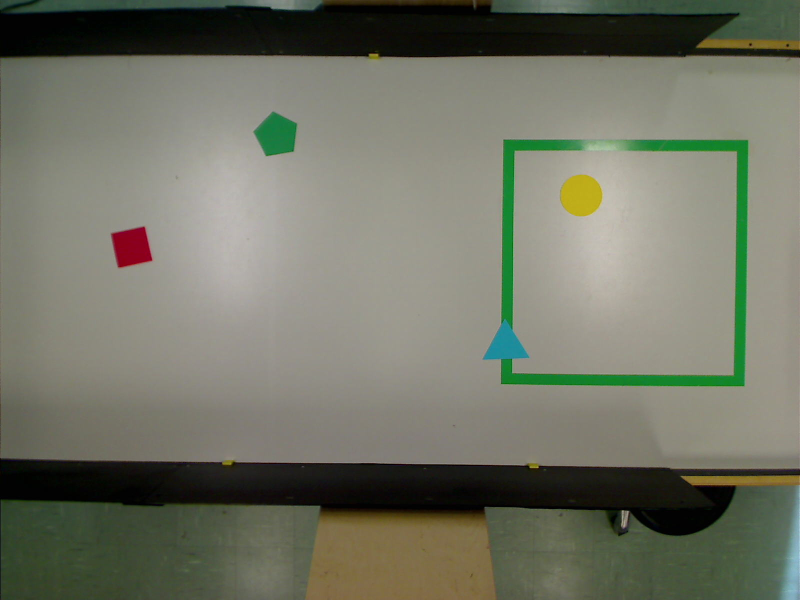
#> input picture glo/codeReconnaissanceFigures/Image/table2/trajet2.png, 1600 x 1200 px (shown at 1/2 size)
$ python main.py   (older library calls are emulated)
#> lines starting #> are read from the running program, lines starting #| are printed output that depends on the picture; after the words box and inside, x2 and y2 are one past the last pixel; in counts of white or black regions, pixels touching at a corner belong together
### glo/codeReconnaissanceFigures/AnalyseImageWorld.py
# import the necessary packages
import numpy as np
import cv2
from ElementCartographique import ElementCartographique
from Tresor import Tresor
from Ile import Ile
from DetectionIles import DetectionIles


class AnalyseImageWorld(object):
    def __init__(self):
        # self.imageCamera = cv2.imread('Image/test_imageTresor.png')
        self.elementsCartographiques = []
        self.tresorIdentifies = []
        self.chargerImage('Image/table2/trajet2.png')
        self.resolution = (1200, 1600)
        self.recadrerImage()
        self.estomperImage()

    def chargerImage(self, url):
        """
        Changement de l'image a traiter
        :param url: Le lien de l'image a charger dans le systeme de traitement
        """
#> called with url = 'Image/table2/trajet2.png'

        self.imageCamera = cv2.imread(url)
#> self.imageCamera is the input picture: shape (1200, 1600, 3); mean B, G, R 100.7, 115.5, 113.1

    def recadrerImage(self):
        """
        Recadrage de l'image pour supprimer les zones inutiles qui se trouvent hors de la table
        """

        # Hardcodage du crop
        # TODO: a verifier sur toute les tables
        crop = self.imageCamera[100:950, 0:1600]
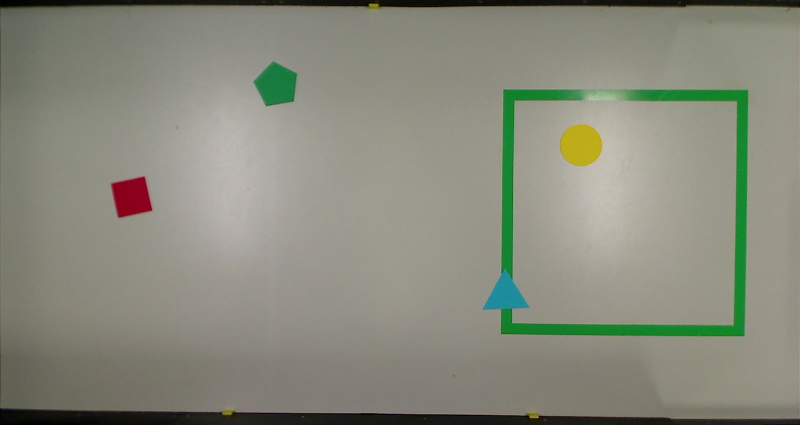
#> crop: shape (850, 1600, 3) (shown at 1/2 size); mean B, G, R 124.3, 138.1, 136.5
        cv2.imwrite('Cropped.png', crop)
        self.imageCamera = cv2.imread('Cropped.png')

    def estomperImage(self):
        """
        On effectue un leger estompement de l'image afin de minimiser la fluctuation des pixels
        """

        blur = cv2.GaussianBlur(self.imageCamera, (5, 5), 0)
        cv2.imwrite('Cropped.png', blur)
        self.imageCamera = cv2.imread('Cropped.png')

    # [26 lines left out: functions trouverCentreForme, identifierForme, not called in this run]

    def trouverElementCartographiques(self):
        """
        Appelle toutes les fonctions de traitement visuel afin de trouver tous les elements
        """

        # cv2.imshow("Image", self.imageCamera)
        self.detectionIles = DetectionIles(self.imageCamera)
        self.detectionIles.definirFormesConnues()
        self.detectionIles.detecterIles()
        self.detectionIles.detecterTresor()

        self.ilesIdentifiees = self.detectionIles.getIlesIdentifiees()
        self.tresorIdentifies = self.detectionIles.getTresorsIdentifies()

        #print "Longueur de element: %d" % len(self.ilesIdentifiees)

        for element in self.ilesIdentifiees:
            self.identifierForme(element)
        for tresor in self.tresorIdentifies:
            self.identifierForme(tresor)

        # Affiche l'image apres detection
        #cv2.imshow("Image2", self.imageCamera)

        # Permet de garder les images ouvertes
        cv2.waitKey(0)

    # [8 lines left out: function dessinerTrajet, not called in this run]

    def dessinerElementCartographique(self):
        for element in self.elementsCartographiques:
            cv2.putText(self.imageCamera, element.forme, (element.centre_x-25, element.centre_y), cv2.FONT_HERSHEY_SIMPLEX, 0.5, (0, 0, 0), 1, cv2.LINE_AA)

    def afficherImage(self):
        cv2.imshow("Image", self.imageCamera)
        cv2.waitKey(0)

### glo/codeReconnaissanceFigures/DetectionIles.py
# import the necessary packages
import numpy as np
import cv2
from ElementCartographique import ElementCartographique
from Tresor import Tresor
from Ile import Ile


class DetectionIles(object):

    def __init__(self, image):
        self.imageCamera = image

        self.patronTriangle = cv2.imread('Image/triangle.png', 0)
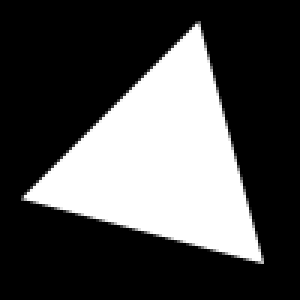
#> input picture glo/codeReconnaissanceFigures/Image/triangle.png, 100 x 100 px (shown 3 times larger)
#> self.patronTriangle is the input picture: shape (100, 100); min 0, max 255, mean 77.6
        self.patronCercle = cv2.imread('Image/cercle.png', 0)
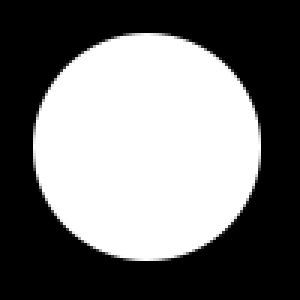
#> input picture glo/codeReconnaissanceFigures/Image/cercle.png, 100 x 100 px (shown 3 times larger)
#> self.patronCercle is the input picture: shape (100, 100); min 0, max 255, mean 115.6
        self.patronCarre = cv2.imread('Image/carre.png', 0)
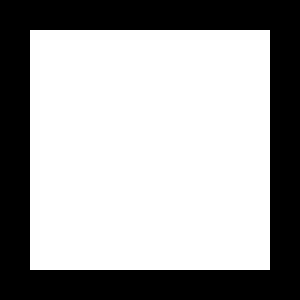
#> input picture glo/codeReconnaissanceFigures/Image/carre.png, 100 x 100 px (shown 3 times larger)
#> self.patronCarre: shape (100, 100); 64% white; 1 black region, box (x1, y1, x2, y2) and area: (0, 0, 100, 100) 3600
        self.patronPentagone = cv2.imread('Image/pentagone.png', 0)
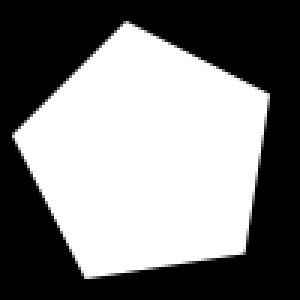
#> input picture glo/codeReconnaissanceFigures/Image/pentagone.png, 100 x 100 px (shown 3 times larger)
#> self.patronPentagone is the input picture: shape (100, 100); min 0, max 255, mean 127.1

        self.formesConnues = []
        self.ilesIdentifiees = []
        self.tresorIdentifies = []
        self.nombreFormes = 0
        self.nombreIles = 0

        #Intervalle clair, intervalle fonce
        self.intervalleRouge = np.array([100, 65, 200]), np.array([15, 0, 75]), "Rouge"
        self.intervalleBleu = np.array([255, 255, 102]), np.array([102, 102, 0]), "Bleu"
        self.intervalleJaune = np.array([51, 216, 242]), np.array([10, 120, 140]), "Jaune"
        self.intervalleVert = np.array([102, 255, 102]), np.array([0, 102, 0]), "Vert"

    def definirFormesConnues(self):
        """
        Definition d'un contour parfait pour chaque forme que le systeme devra detecter.
        Ces formes seront compares aux contours trouves par le systeme
        """

        precision, threshTriangle = cv2.threshold(self.patronTriangle, 127, 255, 0)
#> threshTriangle: shape (100, 100); 30.3% white; 1 white region, box (x1, y1, x2, y2) and area: (8, 8, 88, 88) 3034
        precision, threshCercle = cv2.threshold(self.patronCercle, 127, 255, 0)
#> threshCercle: shape (100, 100); 45.4% white; 1 white region, box (x1, y1, x2, y2) and area: (11, 11, 87, 87) 4541
        precision, threshCarre = cv2.threshold(self.patronCarre, 127, 255, 0)
        precision, threshPentagone = cv2.threshold(self.patronPentagone, 127, 255, 0)
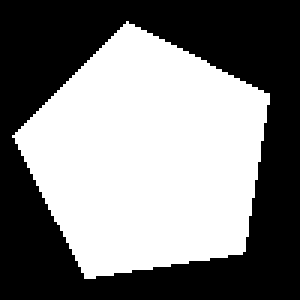
#> threshPentagone: shape (100, 100) (shown 3 times larger); 49.7% white; 1 white region

        # Recherche des contours
        _, contoursTriangle, _ = cv2.findContours(threshTriangle, cv2.RETR_EXTERNAL, cv2.CHAIN_APPROX_SIMPLE)
#> contoursTriangle = 1 contour; box (x1, y1, x2, y2) and area: (8, 8, 88, 88) 2924
        self.cntTriangle = contoursTriangle[0]
#> self.cntTriangle = contour of 89 points, box (x1, y1, x2, y2) (8, 8, 88, 88), area 2924
        _, contoursCercle, _ = cv2.findContours(threshCercle, cv2.RETR_EXTERNAL, cv2.CHAIN_APPROX_SIMPLE)
#> contoursCercle = 1 contour; box (x1, y1, x2, y2) and area: (11, 11, 87, 87) 4434
        self.cntCercle = contoursCercle[0]
#> self.cntCercle = contour of 104 points, box (x1, y1, x2, y2) (11, 11, 87, 87), area 4434
        _, contoursCarre, _ = cv2.findContours(threshCarre, cv2.RETR_EXTERNAL, cv2.CHAIN_APPROX_SIMPLE)
#> contoursCarre = [[[10, 10], [10, 89], [89, 89], [89, 10]]]
        self.cntCarre = contoursCarre[0]
#> self.cntCarre = [[10, 10], [10, 89], [89, 89], [89, 10]]
        _, contoursPentagone, _ = cv2.findContours(threshPentagone, cv2.RETR_EXTERNAL, cv2.CHAIN_APPROX_SIMPLE)
#> contoursPentagone = 1 contour; box (x1, y1, x2, y2) and area: (4, 7, 90, 93) 4848
        self.cntPentagone = contoursPentagone[0]
#> self.cntPentagone = contour of 128 points, box (x1, y1, x2, y2) (4, 7, 90, 93), area 4848

        # Ajoute les formes predeterminees dans une liste
        self.formesConnues.append(self.cntTriangle)
        self.formesConnues.append(self.cntCarre)
        self.formesConnues.append(self.cntCercle)
        self.formesConnues.append(self.cntPentagone)

    def detecterIles(self):
        self.detecterFormeCouleur(self.intervalleRouge)
        self.detecterFormeCouleur(self.intervalleBleu)
        self.detecterFormeCouleur(self.intervalleJaune)
        self.detecterFormeCouleur(self.intervalleVert)

    def detecterFormeCouleur(self, intervalleCouleur):
        """
        :param intervalleCouleur: intervalle des teintes de la couleur recherchee
        :return:
        """
#> called with intervalleCouleur = ([100, 65, 200], [15, 0, 75], 'Rouge')

        intervalleClair, intervalleFonce, couleurForme = intervalleCouleur

        # Retourne un masque binair (pixel=blanc (255, 255, 255) si elle est
        # dans l'intervalle et noir (0, 0, 0) dans le cas contraire)
        masqueCouleur = cv2.inRange(self.imageCamera, intervalleFonce, intervalleClair)
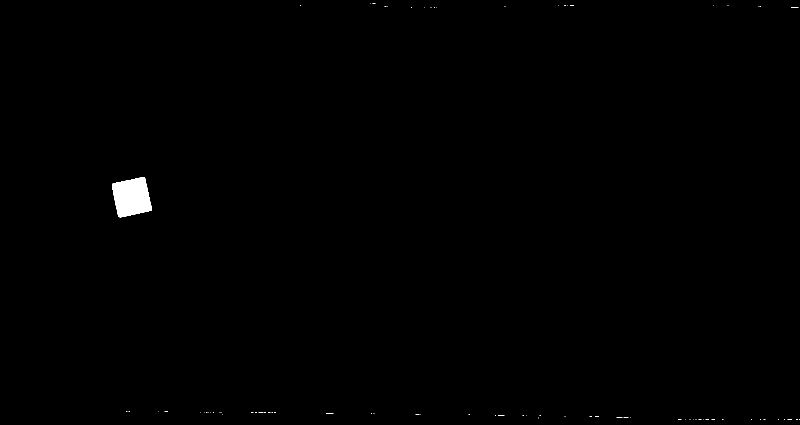
#> masqueCouleur: shape (850, 1600) (shown at 1/2 size); 0.37% white; 79 white regions (78 under 20 px)

        # Affiche l'image en noir et blanc
        #cv2.imshow(couleurForme, masqueCouleur)

        # Trouve les contours a l'aide du masque
        _, contoursCouleur, _ = cv2.findContours(masqueCouleur.copy(), cv2.RETR_EXTERNAL, cv2.CHAIN_APPROX_SIMPLE)
#> contoursCouleur = 79 contours, 78 with area under 20; largest, box (x1, y1, x2, y2) and area: (224, 354, 304, 435) 4646

        # supprime les contours negligeable
        index = []
        for c in range(len(contoursCouleur)):
            aire = cv2.contourArea(contoursCouleur[c])
            if ((aire < 1000) or (aire > 6000)):  # TODO: trouver la bonne valeur pour comparer
                index.append(c)
#> this loop made 79 passes
#> aire on passes 1 to 12: 0, 0, 0, 0, 0, 0, 0, 0, 0, 0, 0, 0
#> after the loop, index = 78 values from 0 to 78

        if (len(index) > 0):
#> (the run stopped early here; a loop or call above may not have finished)
